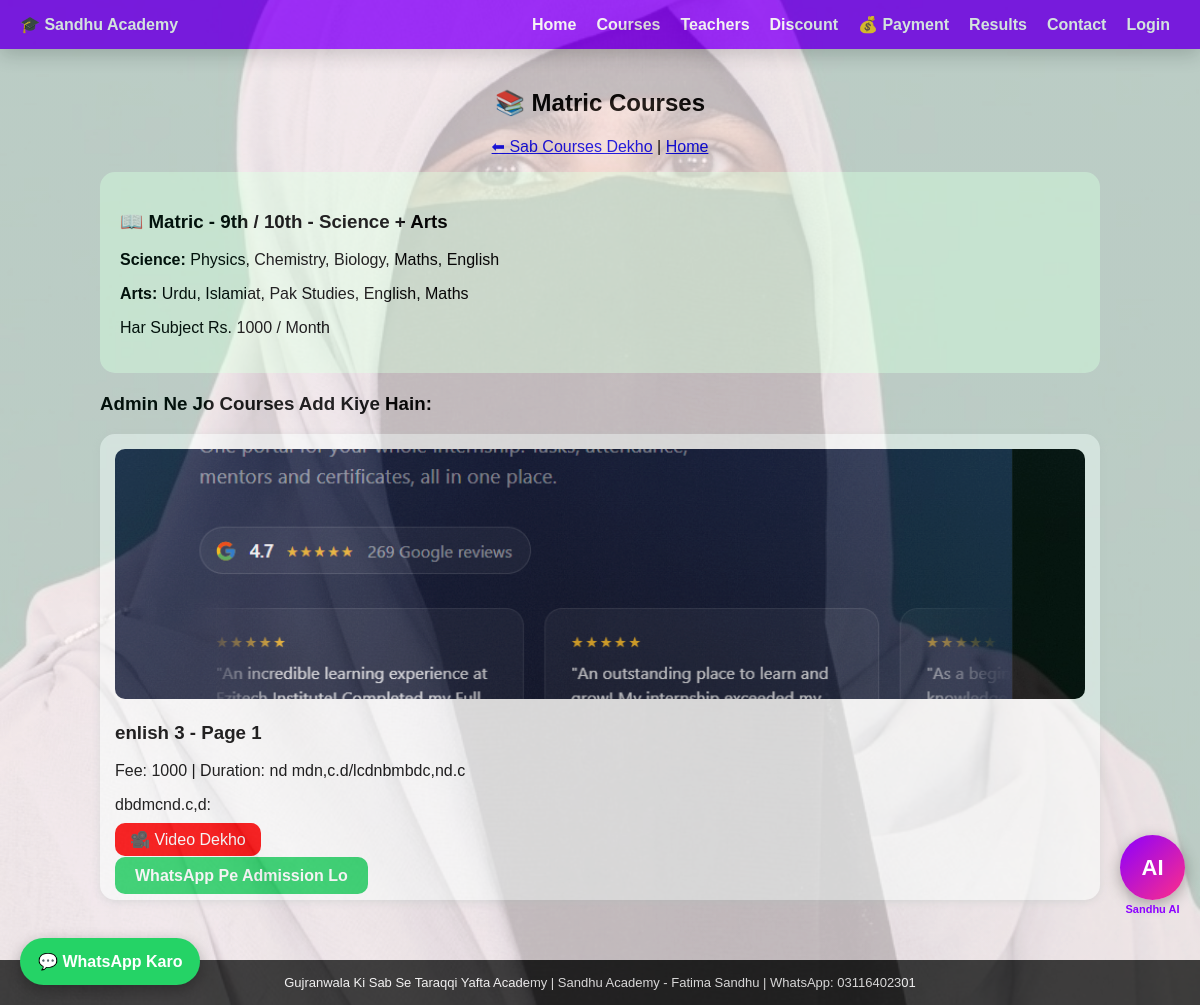
/course/Matric, run on the app's committed database.
### tables this page shows
CREATE TABLE courses (id INTEGER PRIMARY KEY, category TEXT, title TEXT, duration TEXT, fee TEXT, detail TEXT, video_url TEXT, image TEXT, page_no TEXT);

### app.py (the view)
@app.route('/course/<cat>')
def course_cat(cat):
    con=db(); data=con.execute('SELECT * FROM courses WHERE category=?',(cat,)).fetchall(); con.close(); return render_template('course_detail.html', cat=cat, courses=data)

### templates/course_detail.html (shortened to what this page needs)
{% extends "base.html" %}
{% block content %}
<div style="padding:20px;max-width:1000px;margin:auto">
<h2 style="text-align:center">📚 {{cat}} Courses</h2>
<p style="text-align:center"><a href="/courses">⬅ Sab Courses Dekho</a> | <a href="/">Home</a></p>
{% if cat == 'Matric' %}
<div style="background:#f0fff0;padding:20px;border-radius:15px;margin-bottom:20px">
<h3>📖 Matric - 9th / 10th - Science + Arts</h3>
<p><b>Science:</b> Physics, Chemistry, Biology, Maths, English</p>
<p><b>Arts:</b> Urdu, Islamiat, Pak Studies, English, Maths</p>
<p>Har Subject Rs. 1000 / Month</p>
</div>
{% endif %}
<h3>Admin Ne Jo Courses Add Kiye Hain:</h3>
{% for c in courses %}
<div style="background:white;padding:15px;border-radius:15px;margin:10px 0;box-shadow:0 2px 8px #ddd">
{% if c[7] %}<img src="/static/uploads/{{c[7]}}" style="width:100%;max-height:250px;object-fit:cover;border-radius:10px">{% endif %}
<h3>{{c[2]}} - Page {{c[8]}}</h3>
<p>Fee: {{c[4]}} | Duration: {{c[3]}}</p>
<p>{{c[5]}}</p>
{% if c[6] %}<a href="{{c[6]}}" target="_blank" style="background:red;color:white;padding:8px 15px;border-radius:10px;text-decoration:none">🎥 Video Dekho</a>{% endif %}
<br><br><a href="https://wa.me/923116402301?text=Mujhe%20{{c[2]}}%20Course%20me%20Admission%20Lena%20Hai" style="background:#25D366;color:white;padding:10px 20px;border-radius:10px;text-decoration:none;font-weight:700">WhatsApp Pe Admission Lo</a>
</div>
{% else %}
<p style="text-align:center">Abhi is category me Admin ne koi course add nahi kiya. Jald add hoga.</p>
{% endfor %}
</div>
{% endblock %}

### static/style.css (style rules this page uses)
body { margin:0;font-family:'Segoe UI',Arial,sans-serif;background-color:#fff5f8;background-image:linear-gradient(rgba(255,245,248,0.88),rgba(255,245,248,0.88)),url('/static/bg.jpg');background-size:cover;background-position:center;background-attachment:fixed;min-height:100vh }

### templates/base.html (style rules this page uses)
body { margin:0;font-family:Arial }

### data on the page
courses: category "Matric", image (picture), title "enlish 3", page_no "1", fee "1000", duration "nd mdn,c.d/lcdnbmbdc,nd.c", detail "dbdmcnd.c,d:"
